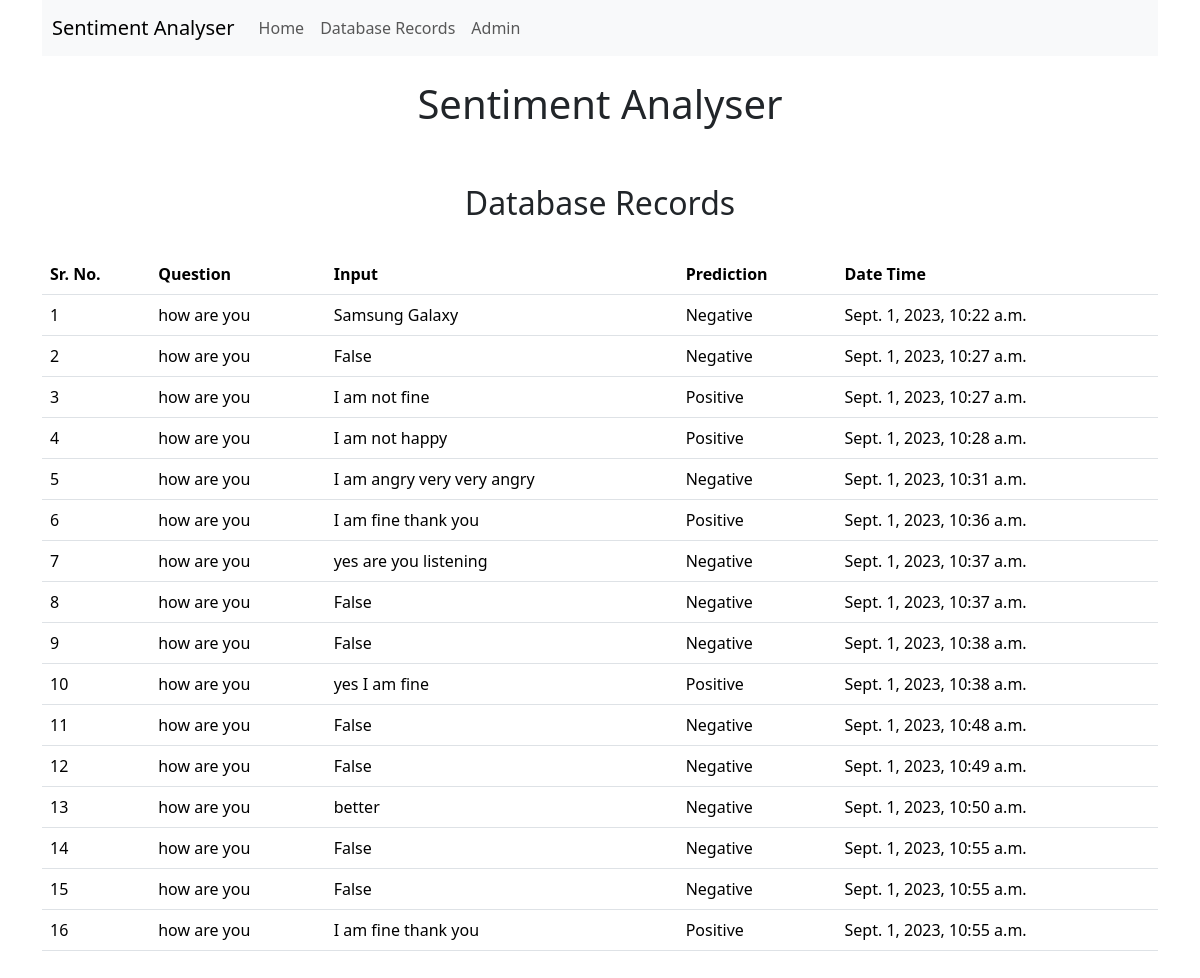
The page /report on the database as committed earlier.
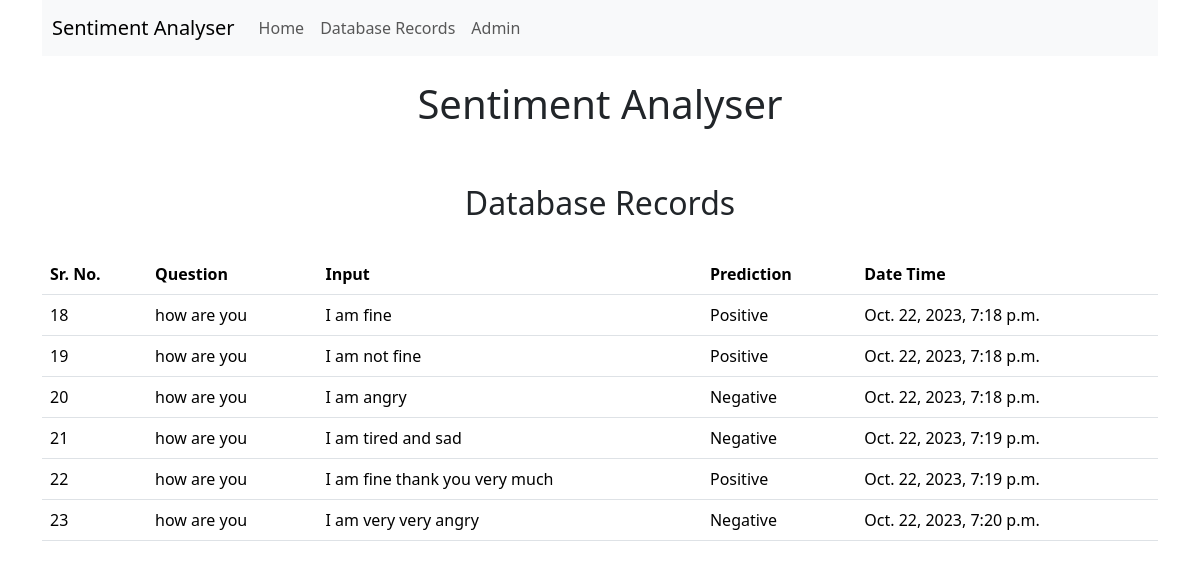
The same page on the database as committed later.
### analyser/models.py (models this page shows, shortened)
class SentimentData(models.Model):
    id = models.AutoField(primary_key=True)
    question = models.TextField(default="No question")
    audio_input = models.TextField(default="No input")
    prediction = models.TextField(default="No prediction")
    date_time = models.DateTimeField(default=datetime.datetime.now())

### analyser/views.py (the view)
# urls.py: path('report', views.report, name='report'),
def report(request):
    records = SentimentData.objects.all()
    data = {'data':records}
    return render(request, 'report.html', data)

### templates/report.html (shortened to what this page needs)
{% extends 'base.html' %}
{% block body %}
<center>
  <h2>Database Records</h2><br>
  <table class="table">
      <thead>
        <tr>
          <th>Sr. No.</th>
          <th>Question</th>
          <th>Input</th>
          <th>Prediction</th>
          <th>Date Time</th>
        </tr>
      </thead>
      <tbody>
          {% for row in data %}
        <tr>
          <td>{{row.id}}</td>
          <td>{{row.question}}</td>
          <td>{{row.audio_input}}</td>
          <td>{{row.prediction}}</td>
          <td>{{row.date_time}}</td>
        </tr>
        {% endfor %}
      </tbody>
  </table>
</center>
{% endblock body %}

### templates/base.html (shortened to what this page needs)
<!DOCTYPE html>
<html lang="en">
<head>
    {% load static %}
    <link href="https://cdn.jsdelivr.net/npm/bootstrap@5.3.1/dist/css/bootstrap.min.css" rel="stylesheet">
</head>
<body>
    <div class="container">
        <nav class="navbar navbar-expand-lg navbar-light bg-light">
            <a class="navbar-brand" href="home" style="padding-left: 10px;">Sentiment Analyser</a>
            <div class="collapse navbar-collapse" id="navbarSupportedContent">
              <ul class="navbar-nav mr-auto">
                <li class="nav-item active"><a class="nav-link" href="home"><span class="sr-only">Home</span></a></li>
                <li class="nav-item"><a class="nav-link" href="report">Database Records</a></li>
                <li class="nav-item"><a class="nav-link" href="admin">Admin</a></li>
                <li class="nav-item"><a class="nav-link" href="#"></a></li>
              </ul>
            </div>
        </nav><br>
        <h1 style="text-align: center;">Sentiment Analyser</h1><br><br>
        {% block body %}{% endblock body %}<br>
    </div>
</body>
</html>

Rows that differ between the two databases and show on the page:
removed SentimentData: id "1", question "how are you", audio_input "Samsung Galaxy", prediction "Negative", date_time "Sept. 1, 2023, 10:22 a.m."
removed SentimentData: id "2", question "how are you", audio_input "False", prediction "Negative", date_time "Sept. 1, 2023, 10:27 a.m."
removed SentimentData: id "3", question "how are you", audio_input "I am not fine", prediction "Positive", date_time "Sept. 1, 2023, 10:27 a.m."
removed SentimentData: id "4", question "how are you", audio_input "I am not happy", prediction "Positive", date_time "Sept. 1, 2023, 10:28 a.m."
removed SentimentData: id "5", question "how are you", audio_input "I am angry very very angry", prediction "Negative", date_time "Sept. 1, 2023, 10:31 a.m."
removed SentimentData: id "6", question "how are you", audio_input "I am fine thank you", prediction "Positive", date_time "Sept. 1, 2023, 10:36 a.m."
removed SentimentData: id "7", question "how are you", audio_input "yes are you listening", prediction "Negative", date_time "Sept. 1, 2023, 10:37 a.m."
removed SentimentData: id "8", question "how are you", audio_input "False", prediction "Negative", date_time "Sept. 1, 2023, 10:37 a.m."
removed SentimentData: id "9", question "how are you", audio_input "False", prediction "Negative", date_time "Sept. 1, 2023, 10:38 a.m."
removed SentimentData: id "10", question "how are you", audio_input "yes I am fine", prediction "Positive", date_time "Sept. 1, 2023, 10:38 a.m."
removed SentimentData: id "11", question "how are you", audio_input "False", prediction "Negative", date_time "Sept. 1, 2023, 10:48 a.m."
removed SentimentData: id "12", question "how are you", audio_input "False", prediction "Negative", date_time "Sept. 1, 2023, 10:49 a.m."
removed SentimentData: id "13", question "how are you", audio_input "better", prediction "Negative", date_time "Sept. 1, 2023, 10:50 a.m."
removed SentimentData: id "14", question "how are you", audio_input "False", prediction "Negative", date_time "Sept. 1, 2023, 10:55 a.m."
removed SentimentData: id "15", question "how are you", audio_input "False", prediction "Negative", date_time "Sept. 1, 2023, 10:55 a.m."
removed SentimentData: id "16", question "how are you", audio_input "I am fine thank you", prediction "Positive", date_time "Sept. 1, 2023, 10:55 a.m."
added SentimentData: id "18", question "how are you", audio_input "I am fine", prediction "Positive", date_time "Oct. 22, 2023, 7:18 p.m."
added SentimentData: id "19", question "how are you", audio_input "I am not fine", prediction "Positive", date_time "Oct. 22, 2023, 7:18 p.m."
added SentimentData: id "20", question "how are you", audio_input "I am angry", prediction "Negative", date_time "Oct. 22, 2023, 7:18 p.m."
added SentimentData: id "21", question "how are you", audio_input "I am tired and sad", prediction "Negative", date_time "Oct. 22, 2023, 7:19 p.m."
added SentimentData: id "22", question "how are you", audio_input "I am fine thank you very much", prediction "Positive", date_time "Oct. 22, 2023, 7:19 p.m."
added SentimentData: id "23", question "how are you", audio_input "I am very very angry", prediction "Negative", date_time "Oct. 22, 2023, 7:20 p.m."
